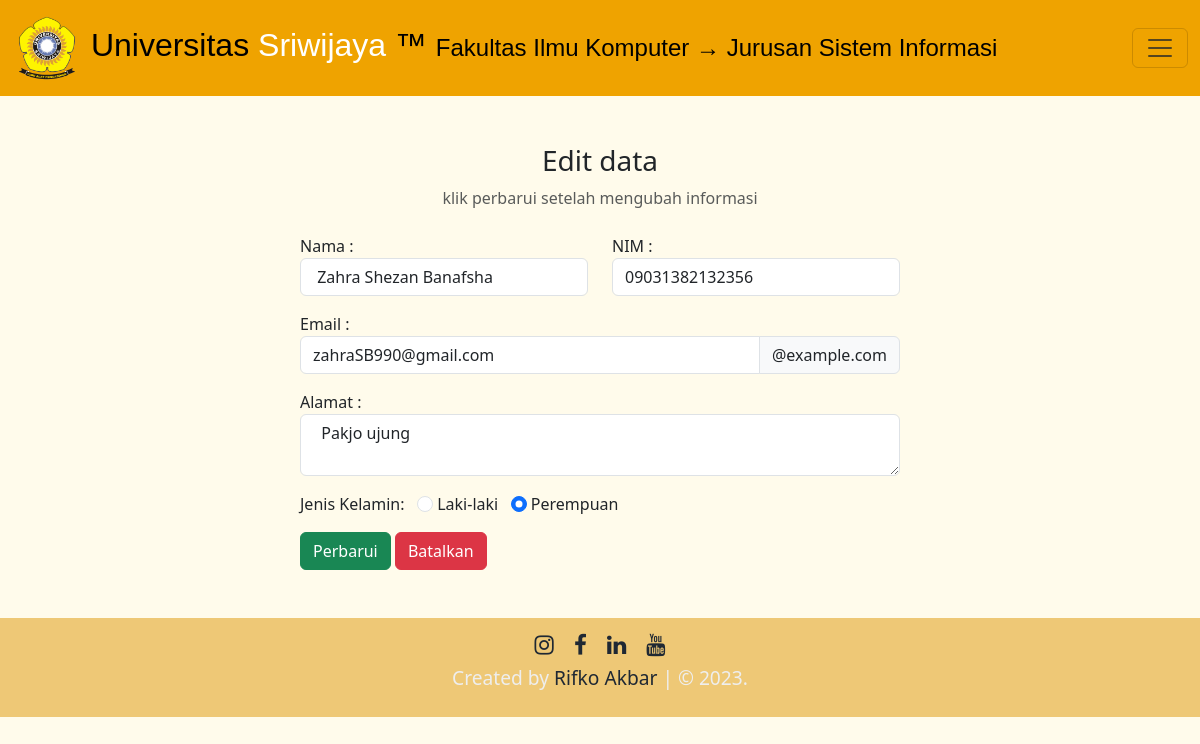
/edit.php?id=5, run on the app's committed database.
### tables this page shows
CREATE TABLE `crud` (
  `id` int(11) NOT NULL,
  `nama` varchar(100) NOT NULL,
  `nim` varchar(100) NOT NULL,
  `email` varchar(100) NOT NULL,
  `alamat` varchar(100) NOT NULL,
  `gender` varchar(100) NOT NULL
);

### edit.php (the view, shortened to what this page needs)
<?php
include "db_conn.php";
$id = $_GET['id'];
?>
<!DOCTYPE html>
<html lang="en">
<head>
    <link href="https://cdn.jsdelivr.net/npm/bootstrap@5.3.0-alpha3/dist/css/bootstrap.min.css" rel="stylesheet"
>
    <link rel="stylesheet" href="https://cdnjs.cloudflare.com/ajax/libs/font-awesome/6.4.0/css/all.min.css"
 />
    <link rel="stylesheet" href="https://cdnjs.cloudflare.com/ajax/libs/font-awesome/4.7.0/css/font-awesome.min.css">
</head>
<body>
    <nav class="navbar" style="background-color: #efa300;">
        <div class="container-fluid">
            <a class="navbar-brand" href="#" style="font-family: Georgia, sans-serif; font-size:2rem;">
                <img src="Unsri-Logo.png" alt="" width="70px"> Universitas <span style="color:#FFF;">Sriwijaya</span>
                &trade;
                <span style="font-size:1.5rem;">Fakultas Ilmu Komputer &rarr; Jurusan Sistem Informasi</span>
            </a>
            <button class="navbar-toggler" type="button" data-bs-toggle="collapse" data-bs-target="#navbarNavDropdown"
                aria-controls="navbarNavDropdown" aria-expanded="false" aria-label="Toggle navigation">
                <span class="navbar-toggler-icon"></span>
            </button>
        </div>
    </nav>
    <br></br>
    <div class="container">
        <div class="text-center mb-4">
            <h3>Edit data</h3>
            <p class="text-muted">klik perbarui setelah mengubah informasi</p>
        </div>
        <?php
        $sql = "SELECT * FROM `crud` WHERE id = $id LIMIT 1";
        $result = mysqli_query($conn, $sql);
        $row = mysqli_fetch_assoc($result);
        ?>
        <div class="container d-flex justify-content-center">
            <form action="" method="post" style="width:50vw; min-width300px">
                <div class="row mb-3">
                    <div class="col">
                        <label for="form-label">Nama :</label>
                        <input type="text" class="form-control" name="nama"
                        value="<?php echo $row['nama'] ?>">
                    </div>
                    <div class="col">
                        <label for="form-label">NIM :</label>
                        <input type="number" class="form-control" name="nim"
                        value="<?php echo $row['nim'] ?>">
                    </div>
                </div>
                <div class="mb-3">
                    <label for="form-label">Email :</label>
                    <div class="input-group mb-3">
                        <input type="email" class="form-control" name="email"
                        value="<?php echo $row['email'] ?>">
                        <span class="input-group-text" id="basic-addon2">@example.com</span>
                    </div>
                </div>
                <div class="form-group mb-3">
                    <label for="address">Alamat : </label>
                    <textarea class="form-control" name="alamat"
                    > <?php echo $row['alamat'] ?> </textarea>
                </div>
                <div class="form-group mb-3">
                    <label>Jenis Kelamin:</label> &nbsp;
                    <input type="radio" class="form-check-input" name="gender" id="Laki-laki" value="Laki-laki"
                    <?php echo ($row['gender']=='Laki-laki')? "checked":""; ?>>
                    <label for="Laki-laki" class="form-input-label">Laki-laki</label>
                    <input type="radio" class="form-check-input" name="gender" id="Perempuan" value="Perempuan"
                    <?php echo ($row['gender']=='Perempuan')? "checked":""; ?>>
                    <label for="Perempuan" class="form-input-label">Perempuan</label>
                </div>
                <div>
                    <button type="submit" class="btn btn-success" name="submit">Perbarui</button>
                    <a href="index.php" class="btn btn-danger">Batalkan</a>
                </div>
            </form>
        </div>
    </div>
    <br></br>
    <footer class="contact" id="contact">
        <div class="sosmed">
            <a href="https://www.instagram.com/rifko_akbar2/" class="fa fa-instagram"></a>
            <a href="https://web.facebook.com/natar.gaul" class="fa fa-facebook"></a>
            <a href="https://www.linkedin.com/in/rifko-akbar-592915249/" class="fa fa-linkedin"></a>
            <a href="https://www.youtube.com/channel/UCRCZBs5zG9WFq6LdnxIpgLQ" class="fa fa-youtube"></a>
        </div>
        <div class="credit">
            <p>Created by <a href=""> Rifko Akbar </a> | &copy 2023.</p>
        </div>
    </footer>
</body>

### edit.php (style rules this page uses)
body { margin: 0; padding: 0; background-color: #FFFBEB; height: 100%; }
footer { background-color: #eec876; text-align: center; padding: .5rem 0; position: relative; min-height: 100%; z-index: 1; bottom: 0; width: 100%; color: #eee; }
footer .sosmed a { text-decoration: none; color: #1f2833; font-size: 1.4rem; padding: .5rem; }
footer .credit a { text-decoration: none; color: #1f2833; }
.credit p { font-size: 1.2rem; }

### data on the page
crud: nama "Zahra Shezan Banafsha", nim "09031382132356", email "zahraSB990@gmail.com", alamat "Pakjo ujung", gender "☐ Laki-laki", gender "☑ Perempuan"
